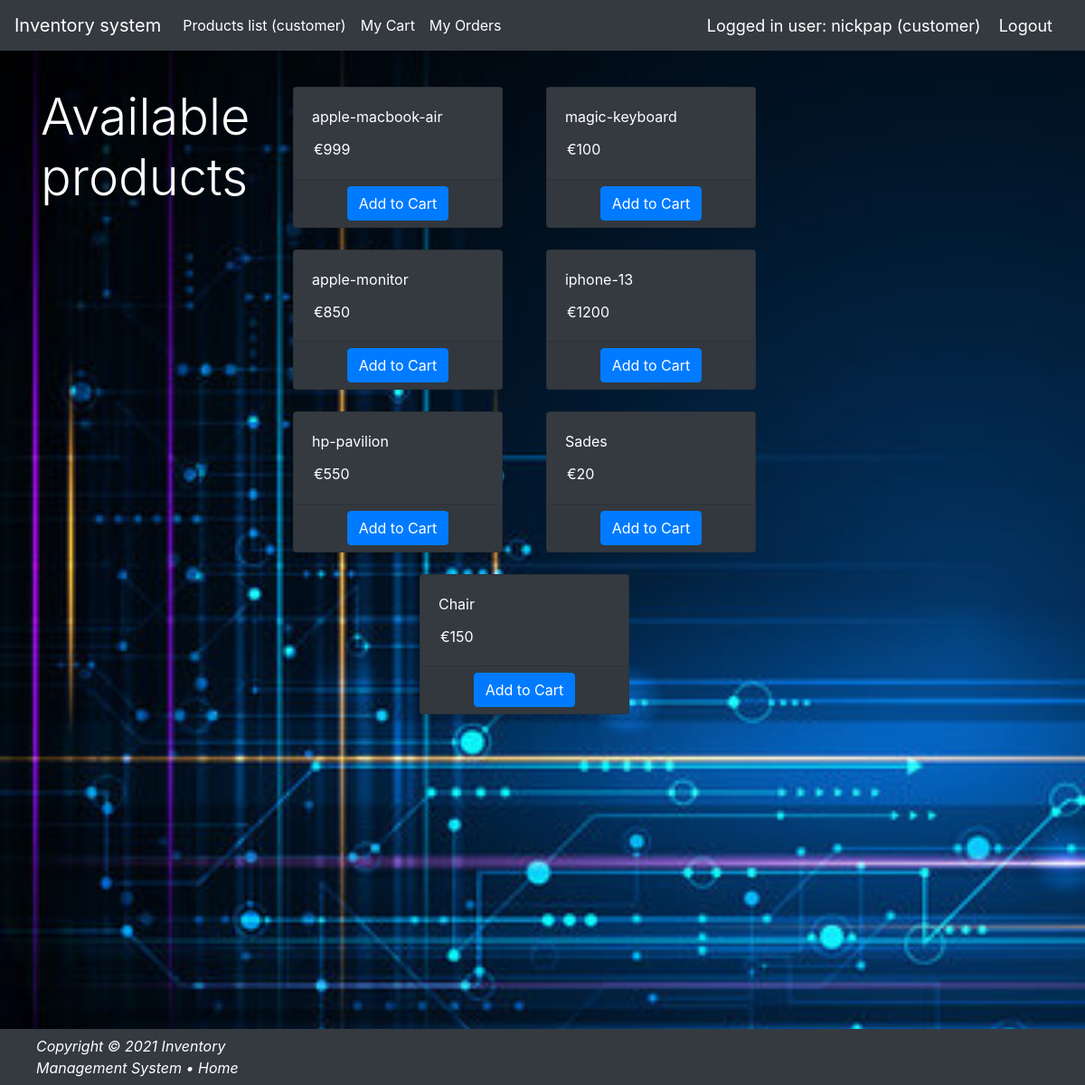
/home_customer/ (signed in), run on the app's committed database.
### products/models.py (models this page shows, shortened)
class Product(models.Model):
    category = models.CharField(max_length=50, blank=False, choices=category_choice)
    prod_name = models.CharField(max_length=50, blank=False, null=True)
    quantity = models.IntegerField(default='0', blank=False, null=True)
    availability = models.BooleanField(default=False)
    last_updated = models.DateTimeField(auto_now_add=False, auto_now=True)
    price = models.IntegerField(default=0, blank=False)

### invmanagement/authentications.py (the view)
		def wrapper_func(request, *args, **kwargs):
			group = None
			if request.user.groups.exists():
				group = request.user.groups.all()[0].name
			if group in allowed_roles:
				return view_func(request, *args, **kwargs)
			else:
				return HttpResponse('You are not authorized to view this page')

### invmanagement/authentications.py (called while the page is built)
def allowed_users(allowed_roles=[]):
	def decorator(view_func):
		def wrapper_func(request, *args, **kwargs):
			group = None
			if request.user.groups.exists():
				group = request.user.groups.all()[0].name
			if group in allowed_roles:
				return view_func(request, *args, **kwargs)
			else:
				return HttpResponse('You are not authorized to view this page')
		return wrapper_func
	return decorator

### orders/templatetags/cart.py (called while the page is built)
@register.filter(name='currency')
def currency(price):
    return "€" + str(price)

### templates/home_customer.html (shortened to what this page needs)
{% load static %}
{% load crispy_forms_tags %}
{% load cart %}
<!doctype html>
<html lang="en">
<head>
    <link href="{% static '/css/stylesheet.css' %}" rel="stylesheet">
    <link href="{% static '/css/bootstrap.min.css' %}" rel="stylesheet">
    <link href="{% static 'css/navbar-top-fixed.css' %}" rel="stylesheet">
</head>
<body id="bg"
      style="background-repeat: no-repeat; background-size: cover;  background-image: url('{% static "img/tech.jpeg" %}')">
{% include 'navbar.html' %}
<div class="container mt-4">
    <p class="display-4" style="color:white; text-align: left;">Available products</p>
    <div class="row">
        <div id="products" class="col-lg-8">
            <div class="row mx-auto">
                {% for product in products %}
                    <div class="card mx-auto mb-4 bg-dark" style="width: 14.5rem">
                        <div class="card-body text-white">
                            <p class="card-title">{{ product.prod_name }}</p>
                            <p class="card-text">{{ product.price|currency }}
                            </p>
                        </div>
                        <div class="card-footer p-0 no-gutters">
                            {% if product|is_in_cart:request.session.cart %}
                                <div class="row no-gutters">
                                    <form action="/home_customer/" method="post" class="col-lg-2">
                                        {% csrf_token %}
                                        <input hidden type="text" value="{{ product.id }}" name="product">
                                        <input hidden type="text" value="True" name="remove">
                                        <input type="submit" value="-" class="btn btn-dark btn-block">
                                    </form>
                                    <div class=" text-center mt-2 text-white col">{{ product|cart_quantity:request.session.cart }}
                                        in Cart
                                    </div>
                                    <form action="/home_customer/" method="post" class="col-lg-2">
                                        {% csrf_token %}
                                        <input hidden type="text" value="{{ product.id }}" name="product">
                                        <input type="submit" value="+" class="btn btn-dark btn-block">
                                    </form>
                                </div>
                            {% else %}
                                <form method="post" action="/home_customer/" class="btn btn-block">
                                    <input type="submit" class="btn btn-primary" value="Add to Cart">
                                </form>
                            {% endif %}
                        </div>
                    </div>
                {% endfor %}
            </div>
        </div>
    </div>
</div>
{% include "footer.html" %}
</body>
</html>

### templates/navbar.html (shortened to what this page needs)
{% load static %}
<nav class="navbar navbar-expand-md navbar-dark fixed-top bg-dark">
    <a class="navbar-brand" href="/">Inventory system</a>
    <div class="collapse navbar-collapse" id="navbarCollapse">
        <ul class="navbar-nav mr-auto">
            {% if request.user.groups.all.0.name == "customer" %}
                <li class="nav-item active">
                    <a class="nav-link" href="/home_customer">Products list (customer)</a>
                </li>
                <li class="nav-item active">
                    <a class="nav-link" href="/cart">My Cart</a>
                </li>
                <li class="nav-item active">
                    <a class="nav-link" href="/myorders">My Orders</a>
                </li>
            {% endif %}
        </ul>
        <span class="hello-msg">Logged in user: {{ request.user }} ({{ request.user.groups.all.0.name }})</span>
        <span><a class="hello-msg" href="{% url 'logout' %}">Logout</a></span>
    </div>
</nav>

### static/css/stylesheet.css (style rules this page uses)
body { background-color: #34eb6b; min-height: 100vh; }
.bg-dark { background-repeat: no-repeat; background-size: cover; }
.container { margin: 0; display: flex; min-height: 100%; }

### static/css/navbar-top-fixed.css (style rules this page uses)
body { min-height: 75rem; padding-top: 4.5rem; }

### templates/navbar.html (style rules this page uses)
.hello-msg { font-size: 18px; color: #fff; margin-right: 20px; }

### data on the page
Product: prod_name "apple-macbook-air", price "€999"
Product: prod_name "magic-keyboard", price "€100"
Product: prod_name "apple-monitor", price "€850"
Product: prod_name "iphone-13", price "€1200"
Product: prod_name "hp-pavilion", price "€550"
Product: prod_name "Sades", price "€20"
Product: prod_name "Chair", price "€150"

### other printed values
{{ request.user }} "nickpap"
{{ request.user.groups.all.0.name }} "customer"
